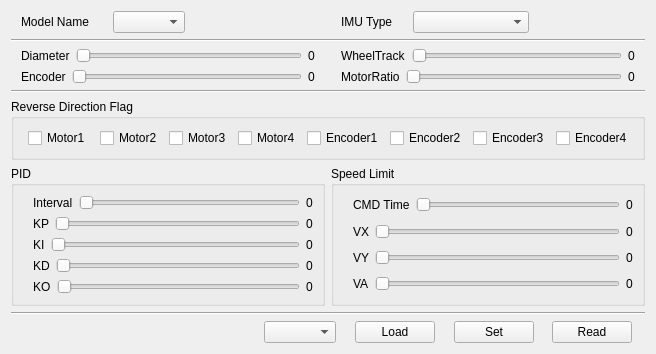
     <widget class="QWidget" name="tab_3">
      <attribute name="title">
       <string>Tab 1</string>
      </attribute>
      <layout class="QVBoxLayout" name="verticalLayout_3">
       <item>
        <layout class="QHBoxLayout" name="horizontalLayout_25" stretch="0,0">
         <item>
          <layout class="QHBoxLayout" name="horizontalLayout_5" stretch="0,1,0,8">
           <property name="leftMargin">
            <number>10</number>
           </property>
           <item>
            <widget class="QLabel" name="label_2">
             <property name="text">
              <string>Model Name</string>
             </property>
            </widget>
           </item>
           <item>
            <spacer name="horizontalSpacer_3">
             <property name="orientation">
              <enum>Qt::Horizontal</enum>
             </property>
             <property name="sizeHint" stdset="0">
              <size>
               <width>40</width>
               <height>20</height>
              </size>
             </property>
            </spacer>
           </item>
           <item>
            <widget class="QComboBox" name="combox_model"/>
           </item>
           <item>
            <spacer name="horizontalSpacer">
             <property name="orientation">
              <enum>Qt::Horizontal</enum>
             </property>
             <property name="sizeHint" stdset="0">
              <size>
               <width>40</width>
               <height>20</height>
              </size>
             </property>
            </spacer>
           </item>
          </layout>
         </item>
         <item>
          <layout class="QHBoxLayout" name="horizontalLayout_6" stretch="0,1,8,8">
           <property name="leftMargin">
            <number>10</number>
           </property>
           <item>
            <widget class="QLabel" name="label_3">
             <property name="text">
              <string>IMU Type</string>
             </property>
            </widget>
           </item>
           <item>
            <spacer name="horizontalSpacer_4">
             <property name="orientation">
              <enum>Qt::Horizontal</enum>
             </property>
             <property name="sizeHint" stdset="0">
              <size>
               <width>40</width>
               <height>20</height>
              </size>
             </property>
            </spacer>
           </item>
           <item>
            <widget class="QComboBox" name="combox_imu_type"/>
           </item>
           <item>
            <spacer name="horizontalSpacer_2">
             <property name="orientation">
              <enum>Qt::Horizontal</enum>
             </property>
             <property name="sizeHint" stdset="0">
              <size>
               <width>40</width>
               <height>20</height>
              </size>
             </property>
            </spacer>
           </item>
          </layout>
         </item>
        </layout>
       </item>
       <item>
        <widget class="Line" name="line_2">
         <property name="orientation">
          <enum>Qt::Horizontal</enum>
         </property>
        </widget>
       </item>
       <item>
        <layout class="QVBoxLayout" name="verticalLayout_2">
         <item>
          <layout class="QGridLayout" name="gridLayout">
           <item row="1" column="1">
            <layout class="QHBoxLayout" name="horizontalLayout">
             <property name="leftMargin">
              <number>10</number>
             </property>
             <property name="rightMargin">
              <number>10</number>
             </property>
             <item>
              <widget class="QLabel" name="label_6">
               <property name="text">
                <string>MotorRatio</string>
               </property>
              </widget>
             </item>
             <item>
              <widget class="QSlider" name="slider_motor_ratio">
               <property name="orientation">
                <enum>Qt::Horizontal</enum>
               </property>
              </widget>
             </item>
             <item>
              <widget class="QLabel" name="label_motor_ratio">
               <property name="text">
                <string>0</string>
               </property>
              </widget>
             </item>
            </layout>
           </item>
           <item row="0" column="0">
            <layout class="QHBoxLayout" name="horizontalLayout_3" stretch="0,16,0">
             <property name="leftMargin">
              <number>10</number>
             </property>
             <property name="rightMargin">
              <number>10</number>
             </property>
             <item>
              <widget class="QLabel" name="label">
               <property name="text">
                <string>Diameter</string>
               </property>
              </widget>
             </item>
             <item>
              <widget class="QSlider" name="slider_wheel_diameter">
               <property name="orientation">
                <enum>Qt::Horizontal</enum>
               </property>
              </widget>
             </item>
             <item>
              <widget class="QLabel" name="label_wheel_diameter">
               <property name="text">
                <string>0</string>
               </property>
              </widget>
             </item>
            </layout>
           </item>
           <item row="1" column="0">
            <layout class="QHBoxLayout" name="horizontalLayout_4" stretch="0,16,0">
             <property name="leftMargin">
              <number>10</number>
             </property>
             <property name="rightMargin">
              <number>10</number>
             </property>
             <item>
              <widget class="QLabel" name="label_4">
               <property name="text">
                <string>Encoder</string>
               </property>
              </widget>
             </item>
             <item>
              <widget class="QSlider" name="slider_encoder">
               <property name="orientation">
                <enum>Qt::Horizontal</enum>
               </property>
              </widget>
             </item>
             <item>
              <widget class="QLabel" name="label_encoder_res">
               <property name="text">
                <string>0</string>
               </property>
              </widget>
             </item>
            </layout>
           </item>
           <item row="0" column="1">
            <layout class="QHBoxLayout" name="horizontalLayout_2">
             <property name="leftMargin">
              <number>10</number>
             </property>
             <property name="rightMargin">
              <number>10</number>
             </property>
             <item>
              <widget class="QLabel" name="label_5">
               <property name="text">
                <string>WheelTrack</string>
               </property>
              </widget>
             </item>
             <item>
              <widget class="QSlider" name="slider_wheel_track">
               <property name="orientation">
                <enum>Qt::Horizontal</enum>
               </property>
              </widget>
             </item>
             <item>
              <widget class="QLabel" name="label_wheel_track">
               <property name="text">
                <string>0</string>
               </property>
              </widget>
             </item>
            </layout>
           </item>
          </layout>
         </item>
        </layout>
       </item>
       <item>
        <widget class="Line" name="line_3">
         <property name="orientation">
          <enum>Qt::Horizontal</enum>
         </property>
        </widget>
       </item>
       <item>
        <layout class="QVBoxLayout" name="verticalLayout">
         <item>
          <widget class="QGroupBox" name="groupBox">
           <property name="autoFillBackground">
            <bool>false</bool>
           </property>
           <property name="title">
            <string>Reverse Direction Flag</string>
           </property>
           <property name="flat">
            <bool>false</bool>
           </property>
           <layout class="QVBoxLayout" name="verticalLayout_4">
            <item>
             <layout class="QHBoxLayout" name="horizontalLayout_26">
              <item>
               <layout class="QGridLayout" name="gridLayout_4">
                <property name="leftMargin">
                 <number>5</number>
                </property>
                <item row="0" column="0">
                 <widget class="QCheckBox" name="checkBox_motor1">
                  <property name="text">
                   <string>Motor1 </string>
                  </property>
                 </widget>
                </item>
                <item row="0" column="1">
                 <widget class="QCheckBox" name="checkBox_motor2">
                  <property name="text">
                   <string>Motor2</string>
                  </property>
                 </widget>
                </item>
                <item row="0" column="2">
                 <widget class="QCheckBox" name="checkBox_motor3">
                  <property name="text">
                   <string>Motor3</string>
                  </property>
                 </widget>
                </item>
                <item row="0" column="3">
                 <widget class="QCheckBox" name="checkBox_motor4">
                  <property name="text">
                   <string>Motor4</string>
                  </property>
                 </widget>
                </item>
                <item row="0" column="4">
                 <widget class="QCheckBox" name="checkBox_encoder1">
                  <property name="text">
                   <string>Encoder1</string>
                  </property>
                 </widget>
                </item>
                <item row="0" column="5">
                 <widget class="QCheckBox" name="checkBox_encoder2">
                  <property name="text">
                   <string>Encoder2</string>
                  </property>
                 </widget>
                </item>
                <item row="0" column="6">
                 <widget class="QCheckBox" name="checkBox_encoder3">
                  <property name="text">
                   <string>Encoder3</string>
                  </property>
                 </widget>
                </item>
                <item row="0" column="7">
                 <widget class="QCheckBox" name="checkBox_encoder4">
                  <property name="text">
                   <string>Encoder4</string>
                  </property>
                 </widget>
                </item>
               </layout>
              </item>
             </layout>
            </item>
           </layout>
          </widget>
         </item>
        </layout>
       </item>
       <item>
        <layout class="QHBoxLayout" name="horizontalLayout_24">
         <item>
          <widget class="QGroupBox" name="groupBox_3">
           <property name="title">
            <string>PID</string>
           </property>
           <layout class="QGridLayout" name="gridLayout_5">
            <item row="2" column="0">
             <layout class="QHBoxLayout" name="horizontalLayout_20">
              <property name="leftMargin">
               <number>10</number>
              </property>
              <item>
               <widget class="QLabel" name="label_16">
                <property name="text">
                 <string>KI</string>
                </property>
               </widget>
              </item>
              <item>
               <widget class="QSlider" name="slider_ki">
                <property name="orientation">
                 <enum>Qt::Horizontal</enum>
                </property>
               </widget>
              </item>
              <item>
               <widget class="QLabel" name="label_ki">
                <property name="text">
                 <string>0</string>
                </property>
               </widget>
              </item>
             </layout>
            </item>
            <item row="3" column="0">
             <layout class="QHBoxLayout" name="horizontalLayout_21">
              <property name="leftMargin">
               <number>10</number>
              </property>
              <item>
               <widget class="QLabel" name="label_17">
                <property name="text">
                 <string>KD</string>
                </property>
               </widget>
              </item>
              <item>
               <widget class="QSlider" name="slider_kd">
                <property name="orientation">
                 <enum>Qt::Horizontal</enum>
                </property>
               </widget>
              </item>
              <item>
               <widget class="QLabel" name="label_kd">
                <property name="text">
                 <string>0</string>
                </property>
               </widget>
              </item>
             </layout>
            </item>
            <item row="1" column="0">
             <layout class="QHBoxLayout" name="horizontalLayout_22">
              <property name="leftMargin">
               <number>10</number>
              </property>
              <item>
               <widget class="QLabel" name="label_15">
                <property name="text">
                 <string>KP</string>
                </property>
               </widget>
              </item>
              <item>
               <widget class="QSlider" name="slider_kp">
                <property name="orientation">
                 <enum>Qt::Horizontal</enum>
                </property>
               </widget>
              </item>
              <item>
               <widget class="QLabel" name="label_kp">
                <property name="text">
                 <string>0</string>
                </property>
               </widget>
              </item>
             </layout>
            </item>
            <item row="4" column="0">
             <layout class="QHBoxLayout" name="horizontalLayout_23">
              <property name="leftMargin">
               <number>10</number>
              </property>
              <item>
               <widget class="QLabel" name="label_18">
                <property name="text">
                 <string>KO</string>
                </property>
               </widget>
              </item>
              <item>
               <widget class="QSlider" name="slider_ko">
                <property name="orientation">
                 <enum>Qt::Horizontal</enum>
                </property>
               </widget>
              </item>
              <item>
               <widget class="QLabel" name="label_ko">
                <property name="text">
                 <string>0</string>
                </property>
               </widget>
              </item>
             </layout>
            </item>
            <item row="0" column="0">
             <layout class="QHBoxLayout" name="horizontalLayout_15">
              <property name="leftMargin">
               <number>10</number>
              </property>
              <item>
               <widget class="QLabel" name="label_19">
                <property name="text">
                 <string>Interval</string>
                </property>
               </widget>
              </item>
              <item>
               <widget class="QSlider" name="slider_pid_interval">
                <property name="orientation">
                 <enum>Qt::Horizontal</enum>
                </property>
               </widget>
              </item>
              <item>
               <widget class="QLabel" name="label_pid_interval">
                <property name="text">
                 <string>0</string>
                </property>
               </widget>
              </item>
             </layout>
            </item>
           </layout>
          </widget>
         </item>
         <item>
          <widget class="QGroupBox" name="groupBox_2">
           <property name="title">
            <string>Speed Limit</string>
           </property>
           <layout class="QGridLayout" name="gridLayout_3">
            <item row="3" column="0">
             <layout class="QHBoxLayout" name="horizontalLayout_17">
              <property name="leftMargin">
               <number>10</number>
              </property>
              <item>
               <widget class="QLabel" name="label_22">
                <property name="text">
                 <string>VY</string>
                </property>
               </widget>
              </item>
              <item>
               <widget class="QSlider" name="slider_vy_max">
                <property name="orientation">
                 <enum>Qt::Horizontal</enum>
                </property>
               </widget>
              </item>
              <item>
               <widget class="QLabel" name="label_vy_max">
                <property name="text">
                 <string>0</string>
                </property>
               </widget>
              </item>
             </layout>
            </item>
            <item row="2" column="0">
             <layout class="QHBoxLayout" name="horizontalLayout_18">
              <property name="leftMargin">
               <number>10</number>
              </property>
              <item>
               <widget class="QLabel" name="label_21">
                <property name="text">
                 <string>VX</string>
                </property>
               </widget>
              </item>
              <item>
               <widget class="QSlider" name="slider_vx_max">
                <property name="orientation">
                 <enum>Qt::Horizontal</enum>
                </property>
               </widget>
              </item>
              <item>
               <widget class="QLabel" name="label_vx_max">
                <property name="text">
                 <string>0</string>
                </property>
               </widget>
              </item>
             </layout>
            </item>
            <item row="4" column="0">
             <layout class="QHBoxLayout" name="horizontalLayout_19">
              <property name="leftMargin">
               <number>10</number>
              </property>
              <item>
               <widget class="QLabel" name="label_23">
                <property name="text">
                 <string>VA</string>
                </property>
               </widget>
              </item>
              <item>
               <widget class="QSlider" name="slider_va_max">
                <property name="orientation">
                 <enum>Qt::Horizontal</enum>
                </property>
               </widget>
              </item>
              <item>
               <widget class="QLabel" name="label_va_max">
                <property name="text">
                 <string>0</string>
                </property>
               </widget>
              </item>
             </layout>
            </item>
            <item row="1" column="0">
             <layout class="QHBoxLayout" name="horizontalLayout_16">
              <property name="leftMargin">
               <number>10</number>
              </property>
              <item>
               <widget class="QLabel" name="label_20">
                <property name="text">
                 <string>CMD Time</string>
                </property>
               </widget>
              </item>
              <item>
               <widget class="QSlider" name="slider_cmd_lasttime">
                <property name="orientation">
                 <enum>Qt::Horizontal</enum>
                </property>
               </widget>
              </item>
              <item>
               <widget class="QLabel" name="label_cmd_lasttime">
                <property name="text">
                 <string>0</string>
                </property>
               </widget>
              </item>
             </layout>
            </item>
           </layout>
          </widget>
         </item>
        </layout>
       </item>
       <item>
        <widget class="Line" name="line_4">
         <property name="orientation">
          <enum>Qt::Horizontal</enum>
         </property>
        </widget>
       </item>
       <item>
        <layout class="QHBoxLayout" name="horizontalLayout_29" stretch="20,3,1,3,1,3,1,3,1">
         <item>
          <spacer name="horizontalSpacer_5">
           <property name="orientation">
            <enum>Qt::Horizontal</enum>
           </property>
           <property name="sizeHint" stdset="0">
            <size>
             <width>40</width>
             <height>20</height>
            </size>
           </property>
          </spacer>
         </item>
         <item>
          <widget class="QComboBox" name="comboBox_support_model"/>
         </item>
         <item>
          <spacer name="horizontalSpacer_7">
           <property name="orientation">
            <enum>Qt::Horizontal</enum>
           </property>
           <property name="sizeHint" stdset="0">
            <size>
             <width>40</width>
             <height>20</height>
            </size>
           </property>
          </spacer>
         </item>
         <item>
          <widget class="QPushButton" name="pushButton_load">
           <property name="text">
            <string>Load</string>
           </property>
          </widget>
         </item>
         <item>
          <spacer name="horizontalSpacer_9">
           <property name="orientation">
            <enum>Qt::Horizontal</enum>
           </property>
           <property name="sizeHint" stdset="0">
            <size>
             <width>40</width>
             <height>20</height>
            </size>
           </property>
          </spacer>
         </item>
         <item>
          <widget class="QPushButton" name="pushButton_set">
           <property name="text">
            <string>Set</string>
           </property>
          </widget>
         </item>
         <item>
          <spacer name="horizontalSpacer_8">
           <property name="orientation">
            <enum>Qt::Horizontal</enum>
           </property>
           <property name="sizeHint" stdset="0">
            <size>
             <width>40</width>
             <height>20</height>
            </size>
           </property>
          </spacer>
         </item>
         <item>
          <widget class="QPushButton" name="pushButton_read">
           <property name="text">
            <string>Read</string>
           </property>
          </widget>
         </item>
         <item>
          <spacer name="horizontalSpacer_6">
           <property name="orientation">
            <enum>Qt::Horizontal</enum>
           </property>
           <property name="sizeHint" stdset="0">
            <size>
             <width>40</width>
             <height>20</height>
            </size>
           </property>
          </spacer>
         </item>
        </layout>
       </item>
      </layout>
     </widget>
